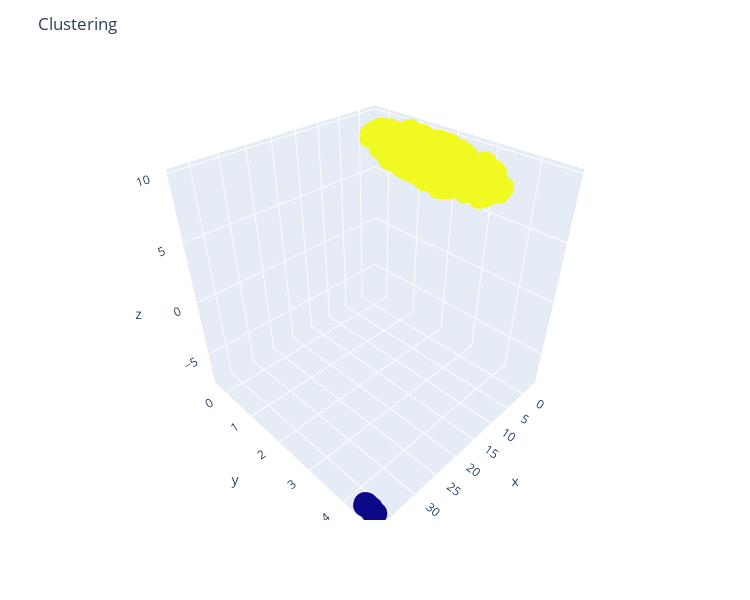

Notebook code cell kept with this figure:
### Code cell
cluster_labels = make_clustering(df_tfidf_abstract_abs.values)
X, y = reduce_dimensionality(df_tfidf_abstract_abs.values, y=cluster_labels, n_components=3), cluster_labels
title_text = "Clustering"

dict_dfs['df_doc_info']['file_name'] = dict_dfs['df_doc_info']['file'].apply(lambda e: os.path.split(e)[-1])
    
# Concatenate X and y arrays
article_title = dict_dfs['df_doc_head']['title_head'].apply(lambda e: ''.join([str(e)[0:20],'...']) if len(str(e)) >= 10 else str(e)).values.reshape(dict_dfs['df_doc_info']['file'].shape[0],1)
file_name = dict_dfs['df_doc_info']['file_name'].values.reshape(dict_dfs['df_doc_info']['file_name'].shape[0],1)

arr_concat=np.concatenate((X,
                           y.reshape(y.shape[0],1),
                           file_name,
                           article_title), axis=1)

# Create a Pandas dataframe using the above array
df=pd.DataFrame(arr_concat, columns=['x', 'y', 'z', 'label', 'file_name', 'title_head'])
# Convert label data type from float to integer
df['label'] = df['label'].astype(int)
# Finally, sort the dataframe by label
df.sort_values(by='label', axis=0, ascending=True, inplace=True)
#--------------------------------------------------------------------------#

# Create a 3D graph
fig = px.scatter_3d(df, 
                    x='x',
                    y='y',
                    z='z',
                    color='label',
                    height=600,
                    width=750,
                    custom_data=['file_name','title_head','label','x','y','z'])
px.scatter_3d()

# Update chart looks
fig.update_layout(title_text=title_text,
                  showlegend=True,
                  legend=dict(orientation="h", yanchor="top", y=0, xanchor="center", x=0.5))

labels = ["Article File Name: %{customdata[0]}",
          "Article Title: %{customdata[1]}",
          "Grupo: %{customdata[2]}",
          "X: %{x}",
          "Y: %{y}",
          "Z: %{z}"]
            
fig.update_traces(hovertemplate="<br>".join(labels))

fig.update_coloraxes(showscale=False)

# Update marker size
# fig.update_traces(marker=dict(size=3, line=dict(color='black', width=0.1)))

fig.show()

### Figure 1 — Plotly figure (JSON) as saved in the notebook; plotly's stock layout.template omitted (floating-point values rounded to 4 significant figures; data arrays with more than 128 entries replaced by an {"elided": "..."} marker saying what was removed)
{"data": [{"customdata": {"elided": "581x6 mixed values"}, "hovertemplate": "Article File Name: %{customdata[0]}<br>Article Title: %{customdata[1]}<br>Grupo: %{customdata[2]}<br>X: %{x}<br>Y: %{y}<br>Z: %{z}", "legendgroup": "", "marker": {"color": {"elided": "581 int values"}, "coloraxis": "coloraxis", "symbol": "circle"}, "mode": "markers", "name": "", "scene": "scene", "showlegend": false, "type": "scatter3d", "x": {"elided": "581 float values"}, "y": {"elided": "581 float values"}, "z": {"elided": "581 float values"}}], "layout": {"coloraxis": {"colorbar": {"title": {"text": "label"}}, "colorscale": [[0, "#0d0887"], [0.1111, "#46039f"], [0.2222, "#7201a8"], [0.3333, "#9c179e"], [0.4444, "#bd3786"], [0.5556, "#d8576b"], [0.6667, "#ed7953"], [0.7778, "#fb9f3a"], [0.8889, "#fdca26"], [1, "#f0f921"]], "showscale": false}, "height": 600, "legend": {"orientation": "h", "tracegroupgap": 0, "x": 0.5, "xanchor": "center", "y": 0, "yanchor": "top"}, "margin": {"t": 60}, "scene": {"domain": {"x": [0, 1], "y": [0, 1]}, "xaxis": {"title": {"text": "x"}}, "yaxis": {"title": {"text": "y"}}, "zaxis": {"title": {"text": "z"}}}, "showlegend": true, "title": {"text": "Clustering"}, "width": 750}}
